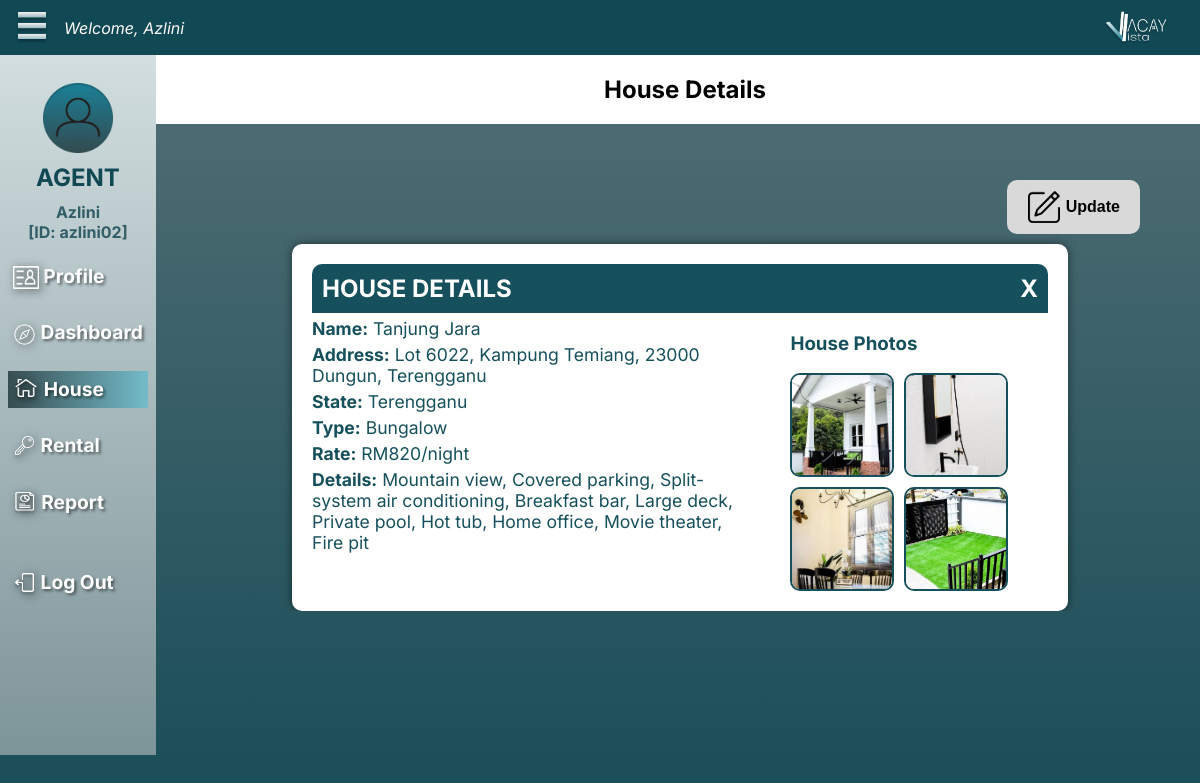
/AHouseView.php?house_id=H007 (signed in), run on the app's committed database.
### tables this page shows
CREATE TABLE `agent` (
  `agent_id` varchar(10) NOT NULL,
  `agent_password` varchar(50) DEFAULT NULL,
  `agent_name` varchar(50) DEFAULT NULL,
  `agent_gender` varchar(10) DEFAULT NULL,
  `agent_birthOfDate` date DEFAULT NULL,
  `agent_address` varchar(100) DEFAULT NULL,
  `agent_contactNo` varchar(11) DEFAULT NULL,
  `agent_email` varchar(50) DEFAULT NULL,
  `role` int DEFAULT NULL,
  `agent_bank` varchar(255) DEFAULT NULL
);

CREATE TABLE `house` (
  `house_id` varchar(10) NOT NULL,
  `house_name` varchar(50) DEFAULT NULL,
  `house_address` varchar(200) DEFAULT NULL,
  `house_state` varchar(100) DEFAULT NULL,
  `house_type` varchar(20) DEFAULT NULL,
  `house_rate` int DEFAULT NULL,
  `house_availability` varchar(100) DEFAULT NULL,
  `house_details` varchar(250) DEFAULT NULL,
  `house_image` varchar(255) DEFAULT NULL,
  `agent_id` varchar(10) DEFAULT NULL
);

### AHouseView.php (the view, shortened to what this page needs)
<?php
include 'dbConnect.php';
$username = $_SESSION['username'];
$agentQuery = "SELECT agent_name, agent_id FROM agent WHERE agent_id = ?";
$agentStmt = $dbCon->prepare($agentQuery);
$agentStmt->bind_param("s", $username);
$agentStmt->execute();
$agentResult = $agentStmt->get_result();
$agent = $agentResult->fetch_assoc();
$agentName = $agent['agent_name'];
$agentID = $agent['agent_id'];
$houseID = $_GET['house_id'];
$houseQuery = "SELECT * FROM house WHERE house_id = ?";
$houseStmt = $dbCon->prepare($houseQuery);
$houseStmt->bind_param("s", $houseID);
$houseStmt->execute();
$houseResult = $houseStmt->get_result();
$house = $houseResult->fetch_assoc();
?>
<!DOCTYPE html>
<html lang="en">
<head>
    <link rel="stylesheet" href="css/aHouseView.css">
    <link rel="stylesheet" href="css/aOuterStructure.css">
</head>
<body>
    <div class="nav_top">
        <nav>
            <div class="left-section">
                <img src="image/optionIcon.png" style="height: 2rem; width: 2rem;">
                <div class="welcomeUser">
                    <p>Welcome, <?php echo htmlspecialchars($agentName); ?></p>
                </div>
            </div>
            <img src="image/logoVV.png" style="height: auto; width: 4rem;">
        </nav>
    </div>
    <div class="nav_left">
        <nav>
            <br>
            <img src="image/userIcon.png" style="height: 70px; width: 70px;">
            <h2 style="color: #104854; margin:10px;"><b>AGENT</b></h2>
            <p style="color: #325E68; font-size: 1em; margin:0 5px; text-align: left;"><?php echo htmlspecialchars($agentName); ?></p>
            <p style="color: #325E68; font-size: 1em; margin:0 5px; text-align: left;">[ID: <?php echo htmlspecialchars($agentID); ?>]</p>
            <ul>
                <h3>
                    <a href="AProfile.php">
                        <img src="image/profileIcon.png" class="icon"> Profile
                    </a>
                </h3>
                <h3>
                    <a href="ADashboard.php">
                        <img src="image/exploreIcon.png" class="icon"> Dashboard
                    </a>
                </h3>
                <h3 style="background: linear-gradient(90deg, #374E51 0%, #74BBCA 100%);">
                    <a href="AHouse.php">
                        <img src="image/houseIcon.png" class="icon"> House
                    </a>
                </h3>
                <h3>
                    <a href="ARentalSummary.php">
                        <img src="image/keyIcon.png" class="icon"> Rental
                    </a>
                </h3>
                <h3>
                    <a href="AReport.php">
                        <img src="image/reportIcon.png" class="icon"> Report
                    </a>
                </h3>
                <h3><br>
                    <a href="Logout.php">
                        <img src="image/logoutIcon.png" class="icon"> Log Out
                    </a>
                </h3>
            </ul>
        </nav>
    </div>
    <div class="in-nav">
        <h2>House Details</h2>
    </div>
    <div class="content_section">
        <div class="actions">
            <button class="update-house" onclick="window.location.href='AHouseUpdate.php?house_id=<?php echo htmlspecialchars($houseID); ?>'">
                <img src="image/AeditIcon.png" alt="Update"> Update
            </button>
        </div>
        <div class="house_details_container">
            <div class="container_header">
                <h2>HOUSE DETAILS</h2>
                <a href="AHouse.php" class="close_button">X</a>
            </div>
            <div class="info_container">
                <div class="house_info">
                    <p><span class="info_label">Name:</span> <?php echo htmlspecialchars($house['house_name']); ?></p>
                    <p><span class="info_label">Address:</span> <?php echo htmlspecialchars($house['house_address']); ?></p>
                    <p><span class="info_label">State:</span> <?php echo htmlspecialchars($house['house_state']); ?></p>
                    <p><span class="info_label">Type:</span> <?php echo htmlspecialchars($house['house_type']); ?></p>
                    <p><span class="info_label">Rate:</span> RM<?php echo htmlspecialchars($house['house_rate']); ?>/night</p>
                    <p><span class="info_label">Details:</span> <?php echo htmlspecialchars($house['house_details']); ?></p>
                </div>
                <div class="photos_container">
                    <h3>House Photos</h3>
                    <div id="house_photos" class="house_photos">
                        <?php
                        $images = explode(',', $house['house_image']);
                        foreach ($images as $image) {
                            echo "<img src='" . htmlspecialchars($image) . "' class='house_photo'>";
                        }
                        ?>
                    </div>
                </div>
            </div>
        </div>
    </div>
</body>
</html>

### css/aHouseView.css (style rules this page uses)
.in-nav { background-color: white; display: flex; justify-content: center; align-items: center; margin-left: 130px; margin-top: 55px; width: calc(100% - 90px); position: fixed; top: 0; z-index: 998; box-sizing: border-box; }
.content_section { margin-top: 120px; margin-left: 220px; padding-top: 50px; display: flex; flex-direction: column; align-items: center; width: calc(100% - 240px); padding-right: 40px; box-sizing: border-box; overflow: hidden; }
.actions { display: flex; justify-content:flex-end; align-items: center; width: 100%; padding: 10px 0; }
.update-house { background-color: #D9D9D9; color: black; font-weight: bold; font-size: medium; border: none; padding: 10px 20px; border-radius: 10px; display: flex; align-items: center; justify-content: center; gap: 5px; cursor: pointer; }
.update-house img { height: 2em; width: auto; padding: 1px; }
.house_details_container { background-color: white; color: #16505C; padding: 20px; border-radius: 10px; width: 80%; max-width: 800px; box-shadow: 0px 0px 10px rgba(0,0,0,0.5); }
.container_header { display: flex; justify-content: space-between; align-items: center; background-color: #16505C; border-radius: 10px 10px 0 0; padding: 10px; position: relative; }
.container_header h2 { margin: 0; color: white; }
.close_button { color: white; text-decoration: none; font-size: 1.5em; font-weight: bold; }
.info_container { display: flex; justify-content: space-between; }
.house_info { width: 60%; }
.house_info p { margin: 5px 0; font-size: 1.1em; }
.info_label { font-weight: bold; }
.photos_container { width: 35%; }
.house_photos { display: flex; flex-wrap: wrap; gap: 10px; }
.house_photo { width: 100px; height: 100px; object-fit: cover; border-radius: 10px; border: 2px solid #16505C; }

### css/aOuterStructure.css (style rules this page uses)
body { margin: 0; padding: 0; min-height: 100vh; background: linear-gradient(180deg, #567076 0%, #104854 100%); font-family: "Inter", sans-serif; }
.nav_top { position: fixed; top: 0; left: 0; width: 100%; background: #104854; z-index: 999; }
.nav_top nav { display: flex; align-items: center; justify-content: space-between; width: 96%; height: 55px; margin-left: 1rem; }
.nav_top .left-section { display: flex; align-items: center; gap: 1rem; }
.welcomeUser { color: #FDF9F9; font-size: 1em; font-family: Inter; font-style: italic; font-weight: 400; white-space: nowrap; }
.nav_left { position: fixed; top: 55px; left: 0; width: auto; background: linear-gradient(180deg, #D2DEE0 0%, #7D9499 100%); z-index: 999; min-height: 700px; }
.nav_left nav { display: flex; flex-direction: column; align-items: center; justify-content: flex-start; padding: 8px; }
.nav_left p { font-size: 20px; font-weight: 700; }
.nav_left h3 { font-size: 1.2em; font-weight: 700; color: white; margin-top: 0; text-shadow: 2px 2px 3px rgba(0, 0, 0, 0.5); padding:5px; }
.nav_left nav ul { list-style: none; padding: 0; width: 100%; }
.nav_left nav ul a { text-decoration: none; transition: 0.3s; border-top: 1.8px solid transparent; border-bottom: 1.8px solid transparent; display: inline-block; color: white; }
.nav_left h3 a .icon { vertical-align: middle; height: 1.2em; width: auto; filter: drop-shadow(2px 2px 4px rgba(0, 0, 0, 0.8)); }

### data on the page
agent: agent_name "Azlini", agent_id "azlini02"
house: house_name "Tanjung Jara", house_address "Lot 6022, Kampung Temiang, 23000 Dungun, Terengganu", house_state "Terengganu", house_type "Bungalow", house_rate "820", house_details "Mountain view, Covered parking, Split-system air conditioning, Breakfast bar, Large deck, Private pool, Hot tub, Home office, Movie theater, Fire pit", house_image (picture)
